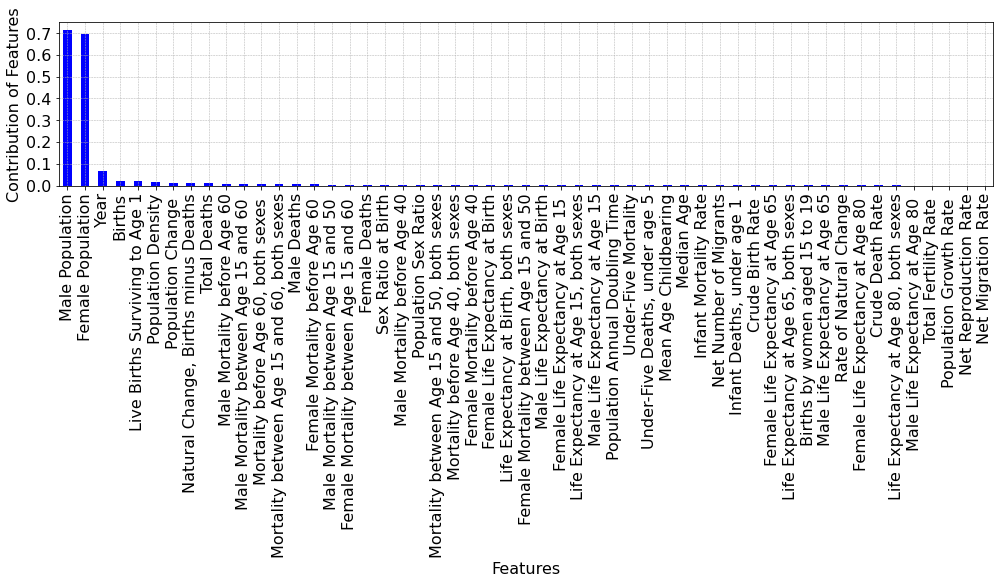

Python code for this plot:


import pandas as pd
import matplotlib.pyplot as plt
from sklearn.decomposition import TruncatedSVD

# Load your data
file_path = 'Data.csv'
data = pd.read_csv(file_path)

# Drop the 'Year' column for analysis if it's not needed
data_no_year = data.drop('Population', axis=1)

# Clean the data: remove commas and convert to numeric
data_no_year_cleaned = data_no_year.replace(',', '', regex=True).apply(pd.to_numeric, errors='coerce')

# Fill any missing values with 0 (or another strategy if preferred)
data_no_year_cleaned = data_no_year_cleaned.fillna(0)

# Apply SVD (TruncatedSVD allows us to choose a number of components)
# Set n_components to be less than the number of features
n_components = min(len(data_no_year_cleaned.columns) - 1, len(data_no_year_cleaned))
svd = TruncatedSVD(n_components=n_components)
X_svd = svd.fit_transform(data_no_year_cleaned)

# Extract the feature importance (loading of the features on the first singular vector)
feature_importance = pd.Series(svd.components_[0], index=data_no_year_cleaned.columns)

# Sort the features by importance (absolute values)
sorted_feature_importance = feature_importance.abs().sort_values(ascending=False)

# Save the sorted feature importances to a CSV file
sorted_feature_importance.to_csv('sorted_population_svd_importance.csv')

# Create a bar plot for feature importance based on SVD
plt.figure(figsize=(14, 8))
sorted_feature_importance.plot(kind='bar', color='blue')

# Customize plot appearance
#plt.title("Feature Importance Based on SVD", fontsize=16)
plt.ylabel("Contribution of Features", fontsize=16)  # Y-axis explanation: Absolute value of loadings
plt.xlabel("Features", fontsize=16)
plt.xticks(rotation=90, fontsize=16)
plt.yticks(fontsize=16)

# Add grid to the plot
plt.grid(True, which='both', linestyle='--', linewidth=0.5)

plt.tight_layout()

# Save the plot
plt.savefig('SVD.png', bbox_inches='tight')

# Show the plot
plt.show()

